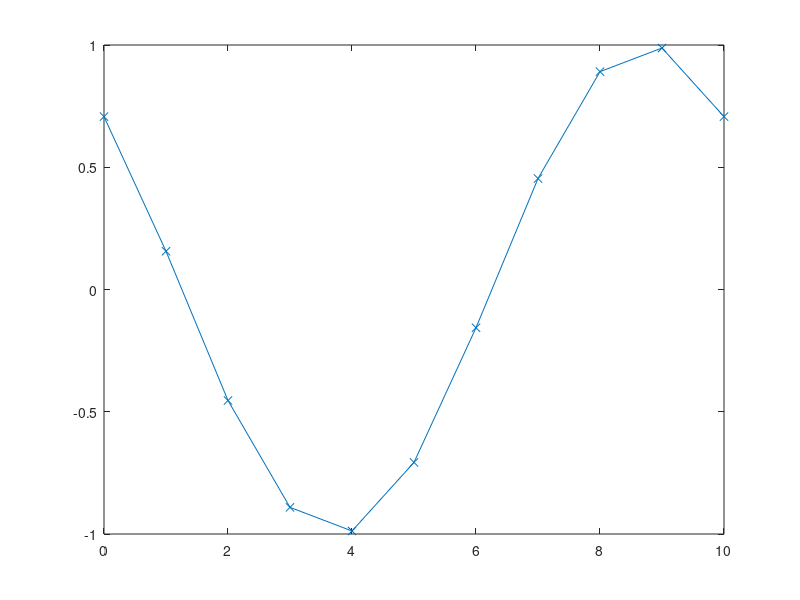
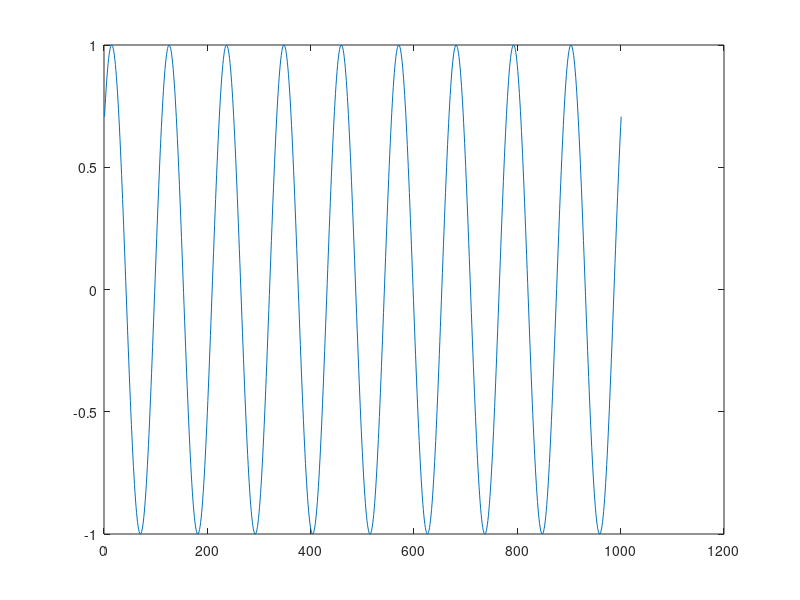
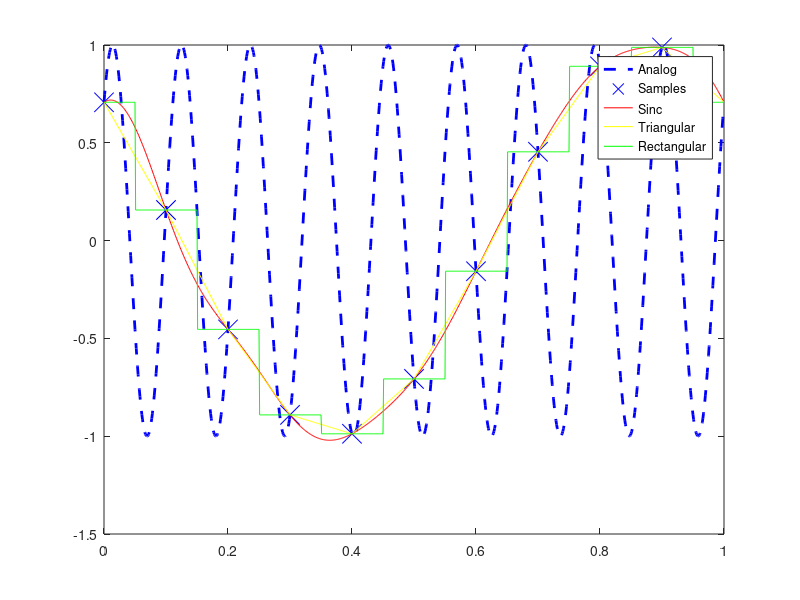
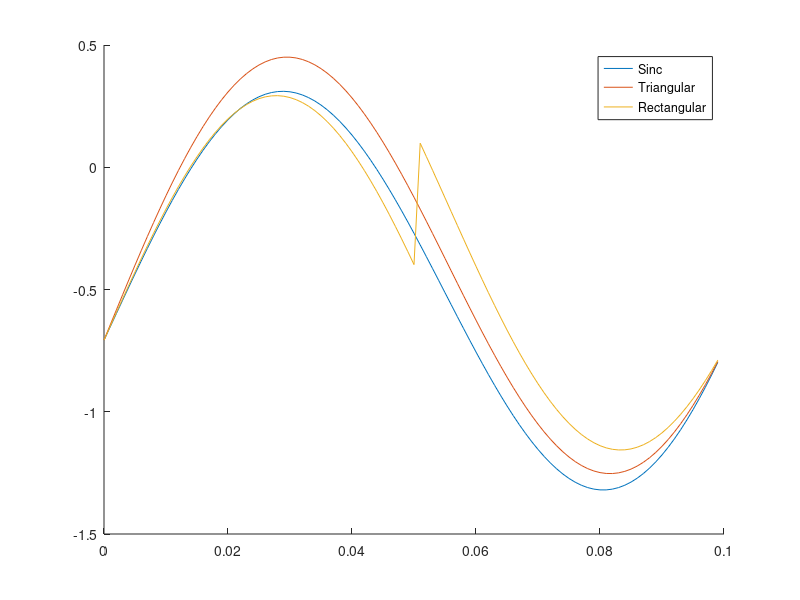

MATLAB code for these plots, in order:
% Ts: sampling rate
% f0: frequency of signal in Hz
% initial_phase: initial phase of signal 
%========================================================================%
% clear
% clc
% close all
%========================================================================%
Ts = 0.1;
f0 = 9;
initial_phase =  pi/4;
% initial_phase =  0;


n  = 0:1/Ts; %discrete samples
x = sin(2*pi*f0*n*Ts+initial_phase);
figure
plot(n,x, "-x")
dt = 0.001;
t = 0:dt:1; %continuous time
x_cont=sin(2*pi*f0*t'+initial_phase);
figure
plot(x_cont)

% Initialize Arrays
sinc_array = zeros(length(t),length(n));
triangular_array = sinc_array;
rec_array = sinc_array;

% indx:(t/Ts-n)
indx = t'*ones(1,length(n))/Ts-ones(length(t),1)*n;

% Sinc 
sinc_array = sinc(indx);

% Triangular 
triangular_array(abs(indx)>1)=0; %x in [-1, 1], so delete the rest
triangular_array(abs(indx)<1) = 1 - abs(indx(abs(indx)<1));

% Rectangular
rec_array(abs(indx)<1/2) = 1;
rec_array(indx ==1/2) = 1;
rec_array(abs(indx)>1/2) = 0;


% Reconstructed Signals
x_analog1 = sum((ones(length(t),1)*x).*sinc_array,2); % Sinc Reconstruction
x_analog2 = sum((ones(length(t),1)*x).*triangular_array,2); %Triangular Reconstruction
x_analog3 = sum((ones(length(t),1)*x).*rec_array,2); % Rectangular Reconstruction


% Residual Signals
r1=x_cont-x_analog1;
r2=x_cont-x_analog2;
r3=x_cont-x_analog3;


% Plot Reconstructed Signals
figure;
plot(t(1:1000),x_cont(1:1000),'b--','LineWidth',2) % Plot original analog signal
hold on
plot(n(1:dt/Ts*1000)*Ts,x(1:dt/Ts*1000),'bx','MarkerSize',14) % Plot Sample Points
plot(t(1:1000),x_analog1(1:1000),'r') % Plot sinc reconsruction
plot(t(1:1000),x_analog2(1:1000),'y') % Plot triangular reconstruction
plot(t(1:1000),x_analog3(1:1000),'g') % Plot rectangular reconsturction
hold off
legend('Analog','Samples','Sinc','Triangular','Rectangular')


% Plot Error of Reconstruction
figure
hold on
plot(t(1:100),sin(18*pi*t(1:100)')-x_analog1(1:100)) % Plot sinc Error
plot(t(1:100),sin(18*pi*t(1:100)')-x_analog2(1:100)) % Plot triangular Error
plot(t(1:100),sin(18*pi*t(1:100)')-x_analog3(1:100)) % Plot rectangular Error
hold off
legend('Sinc','Triangular','Rectangular')

% Plot of Distributions of residuals

figure
hist(r1,200) % Histogram of r1
legend('Sinc Residual')
figure
hist(r2,200) % Histogram of r2
legend('Triangular Residual')
figure
hist(r3,200) % Histogram of r3
legend('Rectangular Residual')


MSE = [mean(r1.^2) mean(r2.^2) mean(r3.^2)]
STD = [std(r1) std(r2) std(r3)]



